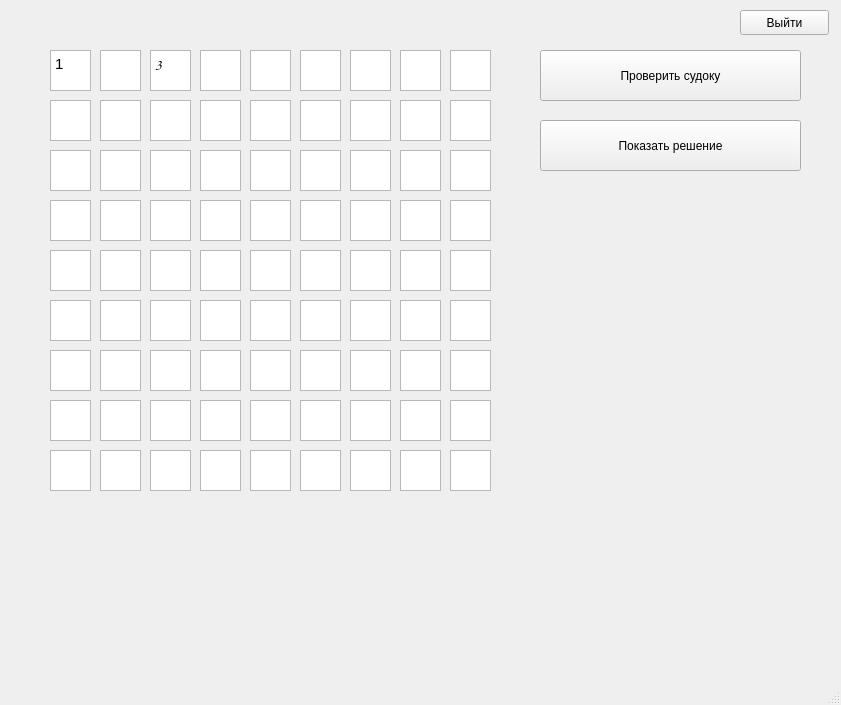
<?xml version="1.0" encoding="UTF-8"?>
<ui version="4.0">
 <class>Sudoku</class>
 <widget class="QMainWindow" name="Sudoku">
  <property name="geometry">
   <rect>
    <x>0</x>
    <y>0</y>
    <width>841</width>
    <height>705</height>
   </rect>
  </property>
  <property name="windowTitle">
   <string>Sudoku</string>
  </property>
  <widget class="QWidget" name="centralwidget">
   <widget class="QPushButton" name="exit">
    <property name="geometry">
     <rect>
      <x>740</x>
      <y>10</y>
      <width>89</width>
      <height>25</height>
     </rect>
    </property>
    <property name="text">
     <string>Выйти</string>
    </property>
   </widget>
   <widget class="QPushButton" name="button_1">
    <property name="geometry">
     <rect>
      <x>540</x>
      <y>50</y>
      <width>261</width>
      <height>51</height>
     </rect>
    </property>
    <property name="text">
     <string>Проверить судоку</string>
    </property>
   </widget>
   <widget class="QPushButton" name="button_3">
    <property name="geometry">
     <rect>
      <x>540</x>
      <y>120</y>
      <width>261</width>
      <height>51</height>
     </rect>
    </property>
    <property name="text">
     <string>Показать решение</string>
    </property>
   </widget>
   <widget class="QTextEdit" name="textEdit">
    <property name="geometry">
     <rect>
      <x>50</x>
      <y>50</y>
      <width>41</width>
      <height>41</height>
     </rect>
    </property>
    <property name="html">
     <string>&lt;!DOCTYPE HTML PUBLIC &quot;-//W3C//DTD HTML 4.0//EN&quot; &quot;http://www.w3.org/TR/REC-html40/strict.dtd&quot;&gt;
&lt;html&gt;&lt;head&gt;&lt;meta name=&quot;qrichtext&quot; content=&quot;1&quot; /&gt;&lt;style type=&quot;text/css&quot;&gt;
p, li { white-space: pre-wrap; }
&lt;/style&gt;&lt;/head&gt;&lt;body style=&quot; font-family:'Ubuntu'; font-size:11pt; font-weight:400; font-style:normal;&quot;&gt;
&lt;p style=&quot; margin-top:0px; margin-bottom:0px; margin-left:0px; margin-right:0px; -qt-block-indent:0; text-indent:0px;&quot;&gt;1&lt;/p&gt;&lt;/body&gt;&lt;/html&gt;</string>
    </property>
   </widget>
   <widget class="QTextEdit" name="textEdit_2">
    <property name="geometry">
     <rect>
      <x>100</x>
      <y>50</y>
      <width>41</width>
      <height>41</height>
     </rect>
    </property>
   </widget>
   <widget class="QTextEdit" name="textEdit_3">
    <property name="geometry">
     <rect>
      <x>200</x>
      <y>50</y>
      <width>41</width>
      <height>41</height>
     </rect>
    </property>
   </widget>
   <widget class="QTextEdit" name="textEdit_4">
    <property name="geometry">
     <rect>
      <x>150</x>
      <y>50</y>
      <width>41</width>
      <height>41</height>
     </rect>
    </property>
    <property name="font">
     <font>
      <family>Z003</family>
      <weight>75</weight>
      <italic>true</italic>
      <bold>true</bold>
     </font>
    </property>
    <property name="html">
     <string>&lt;!DOCTYPE HTML PUBLIC &quot;-//W3C//DTD HTML 4.0//EN&quot; &quot;http://www.w3.org/TR/REC-html40/strict.dtd&quot;&gt;
&lt;html&gt;&lt;head&gt;&lt;meta name=&quot;qrichtext&quot; content=&quot;1&quot; /&gt;&lt;style type=&quot;text/css&quot;&gt;
p, li { white-space: pre-wrap; }
&lt;/style&gt;&lt;/head&gt;&lt;body style=&quot; font-family:'Z003'; font-size:11pt; font-weight:600; font-style:italic;&quot;&gt;
&lt;p style=&quot; margin-top:0px; margin-bottom:0px; margin-left:0px; margin-right:0px; -qt-block-indent:0; text-indent:0px;&quot;&gt;&lt;span style=&quot; font-family:'Ubuntu'; font-weight:400; font-style:normal;&quot;&gt;3&lt;/span&gt;&lt;/p&gt;&lt;/body&gt;&lt;/html&gt;</string>
    </property>
   </widget>
   <widget class="QTextEdit" name="textEdit_5">
    <property name="geometry">
     <rect>
      <x>400</x>
      <y>50</y>
      <width>41</width>
      <height>41</height>
     </rect>
    </property>
   </widget>
   <widget class="QTextEdit" name="textEdit_6">
    <property name="geometry">
     <rect>
      <x>300</x>
      <y>50</y>
      <width>41</width>
      <height>41</height>
     </rect>
    </property>
   </widget>
   <widget class="QTextEdit" name="textEdit_7">
    <property name="geometry">
     <rect>
      <x>350</x>
      <y>50</y>
      <width>41</width>
      <height>41</height>
     </rect>
    </property>
   </widget>
   <widget class="QTextEdit" name="textEdit_8">
    <property name="geometry">
     <rect>
      <x>250</x>
      <y>50</y>
      <width>41</width>
      <height>41</height>
     </rect>
    </property>
   </widget>
   <widget class="QTextEdit" name="textEdit_9">
    <property name="geometry">
     <rect>
      <x>450</x>
      <y>50</y>
      <width>41</width>
      <height>41</height>
     </rect>
    </property>
   </widget>
   <widget class="QTextEdit" name="textEdit_10">
    <property name="geometry">
     <rect>
      <x>200</x>
      <y>100</y>
      <width>41</width>
      <height>41</height>
     </rect>
    </property>
   </widget>
   <widget class="QTextEdit" name="textEdit_11">
    <property name="geometry">
     <rect>
      <x>300</x>
      <y>100</y>
      <width>41</width>
      <height>41</height>
     </rect>
    </property>
   </widget>
   <widget class="QTextEdit" name="textEdit_12">
    <property name="geometry">
     <rect>
      <x>100</x>
      <y>100</y>
      <width>41</width>
      <height>41</height>
     </rect>
    </property>
   </widget>
   <widget class="QTextEdit" name="textEdit_13">
    <property name="geometry">
     <rect>
      <x>350</x>
      <y>100</y>
      <width>41</width>
      <height>41</height>
     </rect>
    </property>
   </widget>
   <widget class="QTextEdit" name="textEdit_14">
    <property name="geometry">
     <rect>
      <x>150</x>
      <y>100</y>
      <width>41</width>
      <height>41</height>
     </rect>
    </property>
   </widget>
   <widget class="QTextEdit" name="textEdit_15">
    <property name="geometry">
     <rect>
      <x>400</x>
      <y>100</y>
      <width>41</width>
      <height>41</height>
     </rect>
    </property>
   </widget>
   <widget class="QTextEdit" name="textEdit_16">
    <property name="geometry">
     <rect>
      <x>250</x>
      <y>100</y>
      <width>41</width>
      <height>41</height>
     </rect>
    </property>
   </widget>
   <widget class="QTextEdit" name="textEdit_17">
    <property name="geometry">
     <rect>
      <x>450</x>
      <y>100</y>
      <width>41</width>
      <height>41</height>
     </rect>
    </property>
   </widget>
   <widget class="QTextEdit" name="textEdit_18">
    <property name="geometry">
     <rect>
      <x>50</x>
      <y>100</y>
      <width>41</width>
      <height>41</height>
     </rect>
    </property>
   </widget>
   <widget class="QTextEdit" name="textEdit_19">
    <property name="geometry">
     <rect>
      <x>200</x>
      <y>150</y>
      <width>41</width>
      <height>41</height>
     </rect>
    </property>
   </widget>
   <widget class="QTextEdit" name="textEdit_20">
    <property name="geometry">
     <rect>
      <x>300</x>
      <y>150</y>
      <width>41</width>
      <height>41</height>
     </rect>
    </property>
   </widget>
   <widget class="QTextEdit" name="textEdit_21">
    <property name="geometry">
     <rect>
      <x>100</x>
      <y>150</y>
      <width>41</width>
      <height>41</height>
     </rect>
    </property>
   </widget>
   <widget class="QTextEdit" name="textEdit_22">
    <property name="geometry">
     <rect>
      <x>350</x>
      <y>150</y>
      <width>41</width>
      <height>41</height>
     </rect>
    </property>
   </widget>
   <widget class="QTextEdit" name="textEdit_23">
    <property name="geometry">
     <rect>
      <x>150</x>
      <y>150</y>
      <width>41</width>
      <height>41</height>
     </rect>
    </property>
   </widget>
   <widget class="QTextEdit" name="textEdit_24">
    <property name="geometry">
     <rect>
      <x>400</x>
      <y>150</y>
      <width>41</width>
      <height>41</height>
     </rect>
    </property>
   </widget>
   <widget class="QTextEdit" name="textEdit_25">
    <property name="geometry">
     <rect>
      <x>250</x>
      <y>150</y>
      <width>41</width>
      <height>41</height>
     </rect>
    </property>
   </widget>
   <widget class="QTextEdit" name="textEdit_26">
    <property name="geometry">
     <rect>
      <x>450</x>
      <y>150</y>
      <width>41</width>
      <height>41</height>
     </rect>
    </property>
   </widget>
   <widget class="QTextEdit" name="textEdit_27">
    <property name="geometry">
     <rect>
      <x>50</x>
      <y>150</y>
      <width>41</width>
      <height>41</height>
     </rect>
    </property>
   </widget>
   <widget class="QTextEdit" name="textEdit_28">
    <property name="geometry">
     <rect>
      <x>200</x>
      <y>200</y>
      <width>41</width>
      <height>41</height>
     </rect>
    </property>
   </widget>
   <widget class="QTextEdit" name="textEdit_29">
    <property name="geometry">
     <rect>
      <x>300</x>
      <y>200</y>
      <width>41</width>
      <height>41</height>
     </rect>
    </property>
   </widget>
   <widget class="QTextEdit" name="textEdit_30">
    <property name="geometry">
     <rect>
      <x>100</x>
      <y>200</y>
      <width>41</width>
      <height>41</height>
     </rect>
    </property>
   </widget>
   <widget class="QTextEdit" name="textEdit_31">
    <property name="geometry">
     <rect>
      <x>350</x>
      <y>200</y>
      <width>41</width>
      <height>41</height>
     </rect>
    </property>
   </widget>
   <widget class="QTextEdit" name="textEdit_32">
    <property name="geometry">
     <rect>
      <x>150</x>
      <y>200</y>
      <width>41</width>
      <height>41</height>
     </rect>
    </property>
   </widget>
   <widget class="QTextEdit" name="textEdit_33">
    <property name="geometry">
     <rect>
      <x>400</x>
      <y>200</y>
      <width>41</width>
      <height>41</height>
     </rect>
    </property>
   </widget>
   <widget class="QTextEdit" name="textEdit_34">
    <property name="geometry">
     <rect>
      <x>250</x>
      <y>200</y>
      <width>41</width>
      <height>41</height>
     </rect>
    </property>
   </widget>
   <widget class="QTextEdit" name="textEdit_35">
    <property name="geometry">
     <rect>
      <x>450</x>
      <y>200</y>
      <width>41</width>
      <height>41</height>
     </rect>
    </property>
   </widget>
   <widget class="QTextEdit" name="textEdit_36">
    <property name="geometry">
     <rect>
      <x>50</x>
      <y>200</y>
      <width>41</width>
      <height>41</height>
     </rect>
    </property>
   </widget>
   <widget class="QTextEdit" name="textEdit_37">
    <property name="geometry">
     <rect>
      <x>200</x>
      <y>250</y>
      <width>41</width>
      <height>41</height>
     </rect>
    </property>
   </widget>
   <widget class="QTextEdit" name="textEdit_38">
    <property name="geometry">
     <rect>
      <x>300</x>
      <y>250</y>
      <width>41</width>
      <height>41</height>
     </rect>
    </property>
   </widget>
   <widget class="QTextEdit" name="textEdit_39">
    <property name="geometry">
     <rect>
      <x>100</x>
      <y>250</y>
      <width>41</width>
      <height>41</height>
     </rect>
    </property>
   </widget>
   <widget class="QTextEdit" name="textEdit_40">
    <property name="geometry">
     <rect>
      <x>350</x>
      <y>250</y>
      <width>41</width>
      <height>41</height>
     </rect>
    </property>
   </widget>
   <widget class="QTextEdit" name="textEdit_41">
    <property name="geometry">
     <rect>
      <x>150</x>
      <y>250</y>
      <width>41</width>
      <height>41</height>
     </rect>
    </property>
   </widget>
   <widget class="QTextEdit" name="textEdit_42">
    <property name="geometry">
     <rect>
      <x>400</x>
      <y>250</y>
      <width>41</width>
      <height>41</height>
     </rect>
    </property>
   </widget>
   <widget class="QTextEdit" name="textEdit_43">
    <property name="geometry">
     <rect>
      <x>250</x>
      <y>250</y>
      <width>41</width>
      <height>41</height>
     </rect>
    </property>
   </widget>
   <widget class="QTextEdit" name="textEdit_44">
    <property name="geometry">
     <rect>
      <x>450</x>
      <y>250</y>
      <width>41</width>
      <height>41</height>
     </rect>
    </property>
   </widget>
   <widget class="QTextEdit" name="textEdit_45">
    <property name="geometry">
     <rect>
      <x>50</x>
      <y>250</y>
      <width>41</width>
      <height>41</height>
     </rect>
    </property>
   </widget>
   <widget class="QTextEdit" name="textEdit_46">
    <property name="geometry">
     <rect>
      <x>200</x>
      <y>300</y>
      <width>41</width>
      <height>41</height>
     </rect>
    </property>
   </widget>
   <widget class="QTextEdit" name="textEdit_47">
    <property name="geometry">
     <rect>
      <x>300</x>
      <y>300</y>
      <width>41</width>
      <height>41</height>
     </rect>
    </property>
   </widget>
   <widget class="QTextEdit" name="textEdit_48">
    <property name="geometry">
     <rect>
      <x>100</x>
      <y>300</y>
      <width>41</width>
      <height>41</height>
     </rect>
    </property>
   </widget>
   <widget class="QTextEdit" name="textEdit_49">
    <property name="geometry">
     <rect>
      <x>350</x>
      <y>300</y>
      <width>41</width>
      <height>41</height>
     </rect>
    </property>
   </widget>
   <widget class="QTextEdit" name="textEdit_50">
    <property name="geometry">
     <rect>
      <x>150</x>
      <y>300</y>
      <width>41</width>
      <height>41</height>
     </rect>
    </property>
   </widget>
   <widget class="QTextEdit" name="textEdit_51">
    <property name="geometry">
     <rect>
      <x>400</x>
      <y>300</y>
      <width>41</width>
      <height>41</height>
     </rect>
    </property>
   </widget>
   <widget class="QTextEdit" name="textEdit_52">
    <property name="geometry">
     <rect>
      <x>250</x>
      <y>300</y>
      <width>41</width>
      <height>41</height>
     </rect>
    </property>
   </widget>
   <widget class="QTextEdit" name="textEdit_53">
    <property name="geometry">
     <rect>
      <x>450</x>
      <y>300</y>
      <width>41</width>
      <height>41</height>
     </rect>
    </property>
   </widget>
   <widget class="QTextEdit" name="textEdit_54">
    <property name="geometry">
     <rect>
      <x>50</x>
      <y>300</y>
      <width>41</width>
      <height>41</height>
     </rect>
    </property>
   </widget>
   <widget class="QTextEdit" name="textEdit_55">
    <property name="geometry">
     <rect>
      <x>200</x>
      <y>350</y>
      <width>41</width>
      <height>41</height>
     </rect>
    </property>
   </widget>
   <widget class="QTextEdit" name="textEdit_56">
    <property name="geometry">
     <rect>
      <x>300</x>
      <y>350</y>
      <width>41</width>
      <height>41</height>
     </rect>
    </property>
   </widget>
   <widget class="QTextEdit" name="textEdit_57">
    <property name="geometry">
     <rect>
      <x>100</x>
      <y>350</y>
      <width>41</width>
      <height>41</height>
     </rect>
    </property>
   </widget>
   <widget class="QTextEdit" name="textEdit_58">
    <property name="geometry">
     <rect>
      <x>350</x>
      <y>350</y>
      <width>41</width>
      <height>41</height>
     </rect>
    </property>
   </widget>
   <widget class="QTextEdit" name="textEdit_59">
    <property name="geometry">
     <rect>
      <x>150</x>
      <y>350</y>
      <width>41</width>
      <height>41</height>
     </rect>
    </property>
   </widget>
   <widget class="QTextEdit" name="textEdit_60">
    <property name="geometry">
     <rect>
      <x>400</x>
      <y>350</y>
      <width>41</width>
      <height>41</height>
     </rect>
    </property>
   </widget>
   <widget class="QTextEdit" name="textEdit_61">
    <property name="geometry">
     <rect>
      <x>250</x>
      <y>350</y>
      <width>41</width>
      <height>41</height>
     </rect>
    </property>
   </widget>
   <widget class="QTextEdit" name="textEdit_62">
    <property name="geometry">
     <rect>
      <x>450</x>
      <y>350</y>
      <width>41</width>
      <height>41</height>
     </rect>
    </property>
   </widget>
   <widget class="QTextEdit" name="textEdit_63">
    <property name="geometry">
     <rect>
      <x>50</x>
      <y>350</y>
      <width>41</width>
      <height>41</height>
     </rect>
    </property>
   </widget>
   <widget class="QTextEdit" name="textEdit_64">
    <property name="geometry">
     <rect>
      <x>200</x>
      <y>400</y>
      <width>41</width>
      <height>41</height>
     </rect>
    </property>
   </widget>
   <widget class="QTextEdit" name="textEdit_65">
    <property name="geometry">
     <rect>
      <x>300</x>
      <y>400</y>
      <width>41</width>
      <height>41</height>
     </rect>
    </property>
   </widget>
   <widget class="QTextEdit" name="textEdit_66">
    <property name="geometry">
     <rect>
      <x>100</x>
      <y>400</y>
      <width>41</width>
      <height>41</height>
     </rect>
    </property>
   </widget>
   <widget class="QTextEdit" name="textEdit_67">
    <property name="geometry">
     <rect>
      <x>350</x>
      <y>400</y>
      <width>41</width>
      <height>41</height>
     </rect>
    </property>
   </widget>
   <widget class="QTextEdit" name="textEdit_68">
    <property name="geometry">
     <rect>
      <x>150</x>
      <y>400</y>
      <width>41</width>
      <height>41</height>
     </rect>
    </property>
   </widget>
   <widget class="QTextEdit" name="textEdit_69">
    <property name="geometry">
     <rect>
      <x>400</x>
      <y>400</y>
      <width>41</width>
      <height>41</height>
     </rect>
    </property>
   </widget>
   <widget class="QTextEdit" name="textEdit_70">
    <property name="geometry">
     <rect>
      <x>250</x>
      <y>400</y>
      <width>41</width>
      <height>41</height>
     </rect>
    </property>
   </widget>
   <widget class="QTextEdit" name="textEdit_71">
    <property name="geometry">
     <rect>
      <x>450</x>
      <y>400</y>
      <width>41</width>
      <height>41</height>
     </rect>
    </property>
   </widget>
   <widget class="QTextEdit" name="textEdit_72">
    <property name="geometry">
     <rect>
      <x>50</x>
      <y>400</y>
      <width>41</width>
      <height>41</height>
     </rect>
    </property>
   </widget>
   <widget class="QTextEdit" name="textEdit_73">
    <property name="geometry">
     <rect>
      <x>200</x>
      <y>450</y>
      <width>41</width>
      <height>41</height>
     </rect>
    </property>
   </widget>
   <widget class="QTextEdit" name="textEdit_74">
    <property name="geometry">
     <rect>
      <x>300</x>
      <y>450</y>
      <width>41</width>
      <height>41</height>
     </rect>
    </property>
   </widget>
   <widget class="QTextEdit" name="textEdit_75">
    <property name="geometry">
     <rect>
      <x>100</x>
      <y>450</y>
      <width>41</width>
      <height>41</height>
     </rect>
    </property>
   </widget>
   <widget class="QTextEdit" name="textEdit_76">
    <property name="geometry">
     <rect>
      <x>350</x>
      <y>450</y>
      <width>41</width>
      <height>41</height>
     </rect>
    </property>
   </widget>
   <widget class="QTextEdit" name="textEdit_77">
    <property name="geometry">
     <rect>
      <x>150</x>
      <y>450</y>
      <width>41</width>
      <height>41</height>
     </rect>
    </property>
   </widget>
   <widget class="QTextEdit" name="textEdit_78">
    <property name="geometry">
     <rect>
      <x>400</x>
      <y>450</y>
      <width>41</width>
      <height>41</height>
     </rect>
    </property>
   </widget>
   <widget class="QTextEdit" name="textEdit_79">
    <property name="geometry">
     <rect>
      <x>250</x>
      <y>450</y>
      <width>41</width>
      <height>41</height>
     </rect>
    </property>
   </widget>
   <widget class="QTextEdit" name="textEdit_80">
    <property name="geometry">
     <rect>
      <x>450</x>
      <y>450</y>
      <width>41</width>
      <height>41</height>
     </rect>
    </property>
   </widget>
   <widget class="QTextEdit" name="textEdit_81">
    <property name="geometry">
     <rect>
      <x>50</x>
      <y>450</y>
      <width>41</width>
      <height>41</height>
     </rect>
    </property>
   </widget>
   <widget class="QLabel" name="label">
    <property name="geometry">
     <rect>
      <x>580</x>
      <y>290</y>
      <width>141</width>
      <height>111</height>
     </rect>
    </property>
    <property name="text">
     <string/>
    </property>
   </widget>
  </widget>
  <widget class="QMenuBar" name="menubar">
   <property name="geometry">
    <rect>
     <x>0</x>
     <y>0</y>
     <width>841</width>
     <height>22</height>
    </rect>
   </property>
  </widget>
  <widget class="QStatusBar" name="statusbar"/>
 </widget>
 <resources/>
 <connections/>
</ui>
